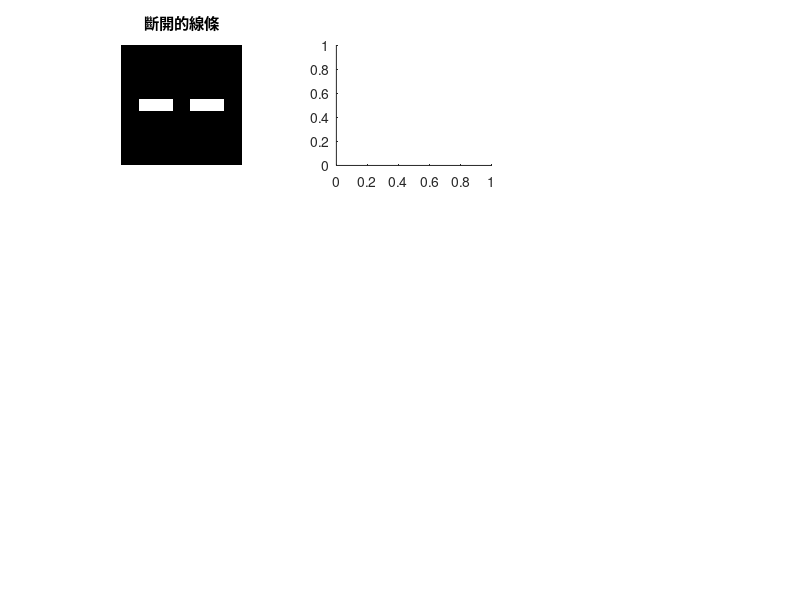

This figure's MATLAB source: (Note: this script raises an error after producing the figure.)
%% 利用上述的各種不同 SE 套用在需要被修復的物體上
% 2.套用在案例上
% 2.1 套用在

figure('Name', '膨脹操作示範');
subplot(3,3,1);
broken = false(200, 200);
broken(90:110, 30:85) = true;   % 左段水平線
broken(90:110, 115:170) = true; % 右段水平線

imshow(broken);
title('斷開的線條');

% fix the broken line
subplot(3,3,2);
se_repair1 = strel('disk', 5);
repaired1 = imdilate(broken,se_repair1);
imshow(repaired1);
title('dilation with disk r=5');

% fix the broken line
subplot(3,3,3);
se_repair2 = strel('disk', 15);
repaired2 = imdilate(broken,se_repair2);
imshow(repaired2);
title('dilation with disk r=15');